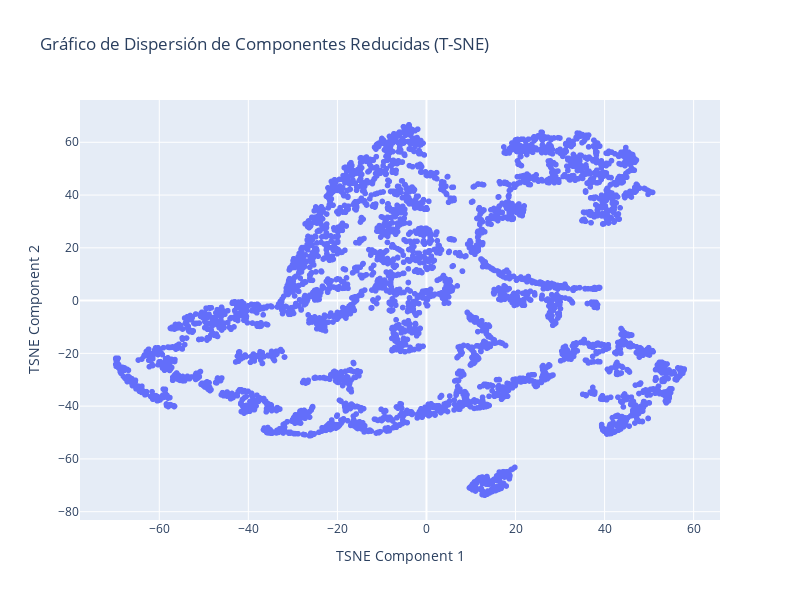

The code cell stored with this chart in its notebook:
### Markdown cell above
**Respuesta:**

### Code cell
#Se usa FunctionTransformer para convertir la función definida anteriormente en un transformador
feature_extractor = FunctionTransformer(custom_features, validate=False)

# Como la funcion custom_features puede generar NaN en "Periodicity", imputamos los datos, esto con simple imputer y un valor constante igual a 0.
imputer = SimpleImputer(strategy='constant')

# Seleccionamos todas las columnas obtenidas de custom_features y la escalamos
transformer = ColumnTransformer(
    transformers=[
        ('minmax', 
         MinMax(), 
         slice(0, None)) 
    ],
    remainder='passthrough'
)

#realizamos la reduccion de dimensionalidad a dos componentes
tsne = TSNE(n_components=2)

# creamos el pipeline para el flujo de trabajo
pipeline = Pipeline([
    ('feature_extraction', feature_extractor),
    ('imputation', imputer),  # Paso de imputación
    ('scaling', transformer),
    ('dimension_reduction', tsne)
])

# Ajustar el pipeline a los datos
reduced_features = pipeline.fit_transform(df_retail)

# Crear un DataFrame con las componentes reducidas
reduced_df = pd.DataFrame(data=reduced_features, columns=["Component 1", "Component 2"])

fig = px.scatter(
    reduced_df, x="Component 1", y="Component 2",
    title="Gráfico de Dispersión de Componentes Reducidas (T-SNE)",
    labels={'Component 1': 'TSNE Component 1', 'Component 2': 'TSNE Component 2'},
    width=800, height=600
)

fig.show()

### Figure 1 — Plotly figure (JSON) as saved in the notebook; plotly's stock layout.template omitted (floating-point values rounded to 4 significant figures; data arrays with more than 128 entries replaced by an {"elided": "..."} marker saying what was removed)
{"data": [{"hovertemplate": "TSNE Component 1=%{x}<br>TSNE Component 2=%{y}<extra></extra>", "legendgroup": "", "marker": {"color": "#636efa", "symbol": "circle"}, "mode": "markers", "name": "", "showlegend": false, "type": "scattergl", "x": {"elided": "4314 float values"}, "xaxis": "x", "y": {"elided": "4314 float values"}, "yaxis": "y"}], "layout": {"height": 600, "legend": {"tracegroupgap": 0}, "title": {"text": "Gráfico de Dispersión de Componentes Reducidas (T-SNE)"}, "width": 800, "xaxis": {"anchor": "y", "domain": [0, 1], "title": {"text": "TSNE Component 1"}}, "yaxis": {"anchor": "x", "domain": [0, 1], "title": {"text": "TSNE Component 2"}}}}
